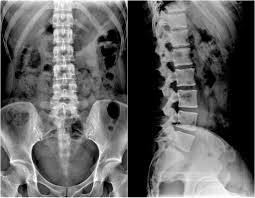
#> input picture BSCOMPUTER ENGINEERING/4th YEAR OF COMPUTER ENGINEERING/7th SEMESTER/DIGITAL IMAGE PROCESSING/FINALTERMPREPARATIONPROGRAMS/x-ray.jpg, 255 x 198 px
$ python xray.py
#> lines starting #> are read from the running program, lines starting #| are printed output that depends on the picture
import cv2
import matplotlib.pyplot as plt
import numpy as np
# Load the image
image = cv2.imread('x-ray.jpg', cv2.IMREAD_GRAYSCALE)
#> image is the input picture: shape (198, 255); min 0, max 255, mean 97.1
# Apply histogram equalization
equalized_image = cv2.equalizeHist(image)
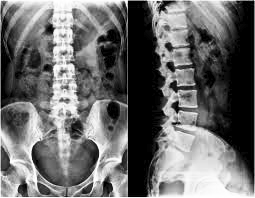
#> equalized_image: shape (198, 255); min 0, max 255, mean 108
# Calculate histograms using numpy
hist_original, bin_edges_original = np.histogram(image.flatten(),
bins=256, range=[0, 256])
#> hist_original = 256 values, max 7932 at index 0, min 16 at index 247, mean 197.2; bin_edges_original = 257 values from 0 to 256
hist_equalized, bin_edges_equalized =np.histogram(equalized_image.flatten(), bins=256, range=[0, 256])
#> hist_equalized = 256 values, max 7932 at index 0, min 0 at index 1, mean 197.2; bin_edges_equalized = 257 values from 0 to 256
# Display the original and equalized images
plt.figure(figsize=(10, 5))
plt.subplot(1, 2, 1)
plt.imshow(image, cmap='gray')
plt.title('Original Image')
plt.axis('off')
plt.subplot(1, 2, 2)
plt.imshow(equalized_image, cmap='gray')
plt.title('Equalized Image')
plt.axis('off')
plt.show()
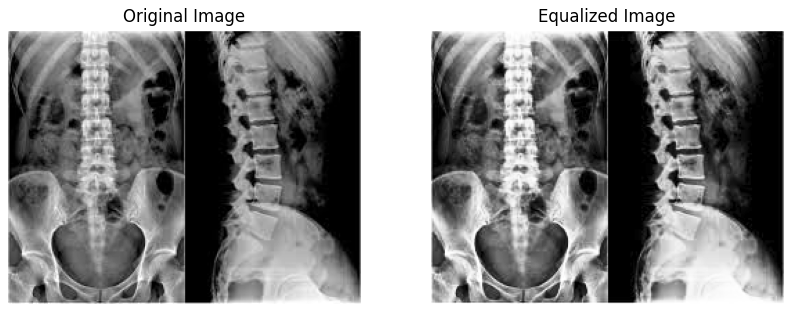
#> figure drawn by matplotlib, 2 panels
# Plot the histograms
plt.figure(figsize=(10, 5))
plt.subplot(1, 2, 1)
plt.plot(bin_edges_original[1:], hist_original, color='black')
plt.title('Original Image Histogram')
plt.subplot(1, 2, 2)
plt.plot(bin_edges_equalized[1:], hist_equalized, color='black')
plt.title('Equalized Image Histogram')
plt.show()
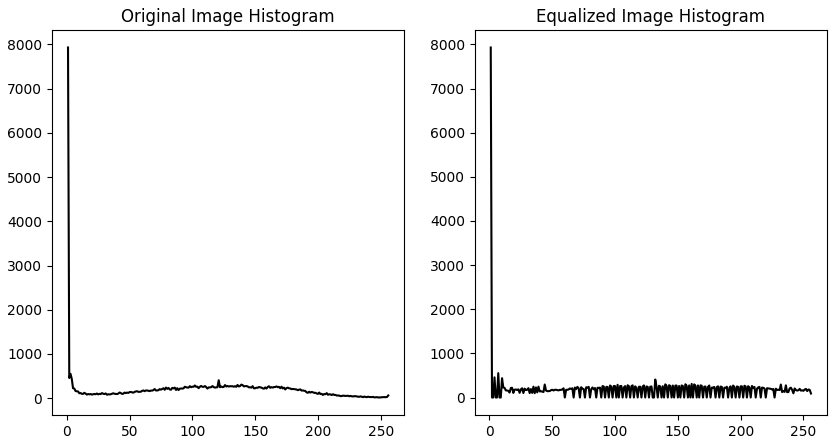
#> figure drawn by matplotlib, 2 panels; panel 1: curve peaks at x = 1, y = 7932; panel 2: curve peaks at x = 1, y = 7932

$ run again, with BSCOMPUTER ENGINEERING/4th YEAR OF COMPUTER ENGINEERING/7th SEMESTER/DIGITAL IMAGE PROCESSING/FINALTERMPREPARATIONPROGRAMS/APPLEANDTREE.jpg copied over BSCOMPUTER ENGINEERING/4th YEAR OF COMPUTER ENGINEERING/7th SEMESTER/DIGITAL IMAGE PROCESSING/FINALTERMPREPARATIONPROGRAMS/x-ray.jpg
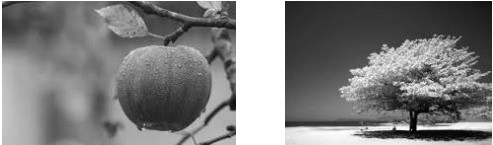
#> input picture BSCOMPUTER ENGINEERING/4th YEAR OF COMPUTER ENGINEERING/7th SEMESTER/DIGITAL IMAGE PROCESSING/FINALTERMPREPARATIONPROGRAMS/APPLEANDTREE.jpg, 493 x 145 px
#> image is the input picture: shape (145, 493); min 0, max 255, mean 125.9
#> `equalized_image = cv2.equalizeHist(image)`:
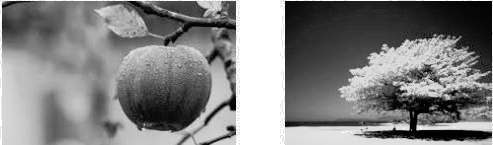
#> equalized_image: shape (145, 493); min 0, max 255, mean 129.4
#> hist_original = 256 values, max 7337 at index 255, min 9 at index 1, mean 279.2; bin_edges_original = 257 values from 0 to 256
#> hist_equalized = 256 values, max 7337 at index 255, min 0 at index 15, mean 279.2; bin_edges_equalized = 257 values from 0 to 256
#> `plt.show()`:
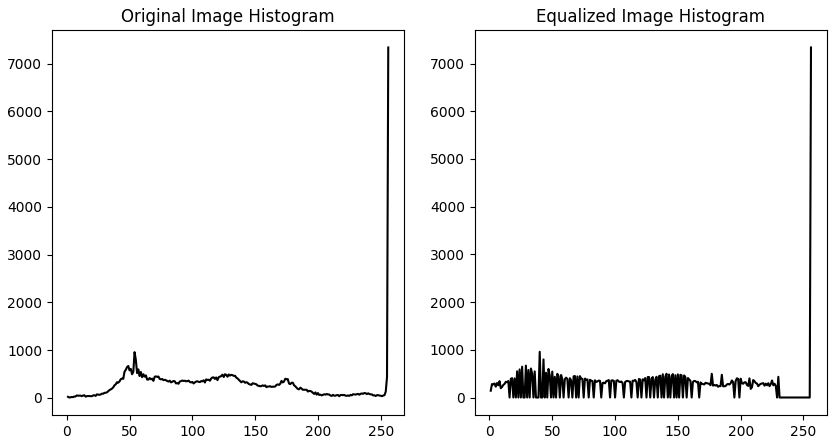
#> figure drawn by matplotlib, 2 panels; panel 1: curve peaks at x = 256, y = 7337; panel 2: curve peaks at x = 256, y = 7337
